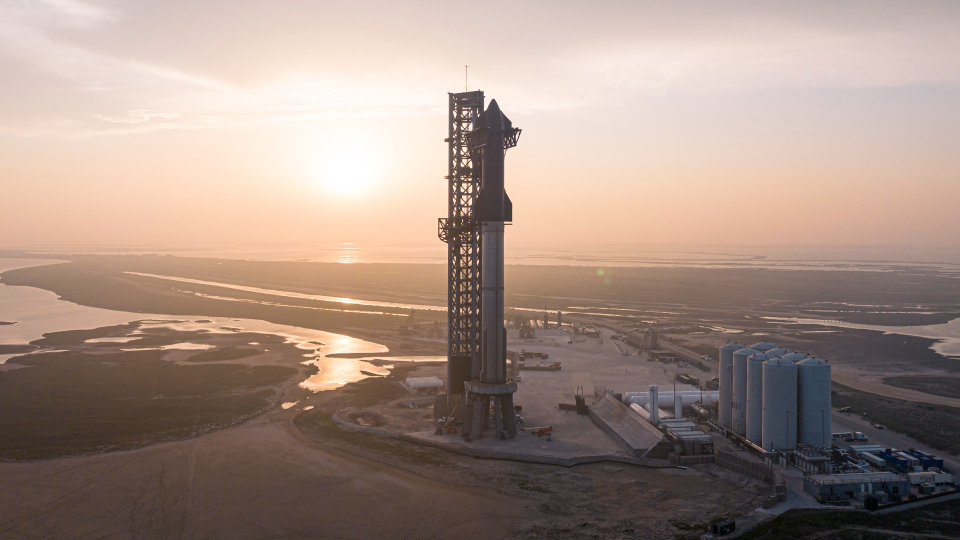
%> input picture starship super heavy.jpg, 1920 x 1080 px (shown at 1/2 size)
$ octave fourier_check.m   (GNU Octave 9; MATLAB toolbox functions it lacks are replaced by stand-ins)
%> lines starting %> are read from the running program, lines starting %| are printed output that depends on the picture
% Read the image
originalImage = imread('D:\Amrita Class\Sem2\MFC 2 - Neethu Mohan\Project\starship super heavy.jpg');
%> originalImage is the input picture: size 1080x1920x3 uint8; mean R, G, B 163.7, 143.2, 132.7

% Convert the image to grayscale if needed
grayImage = rgb2gray(originalImage);
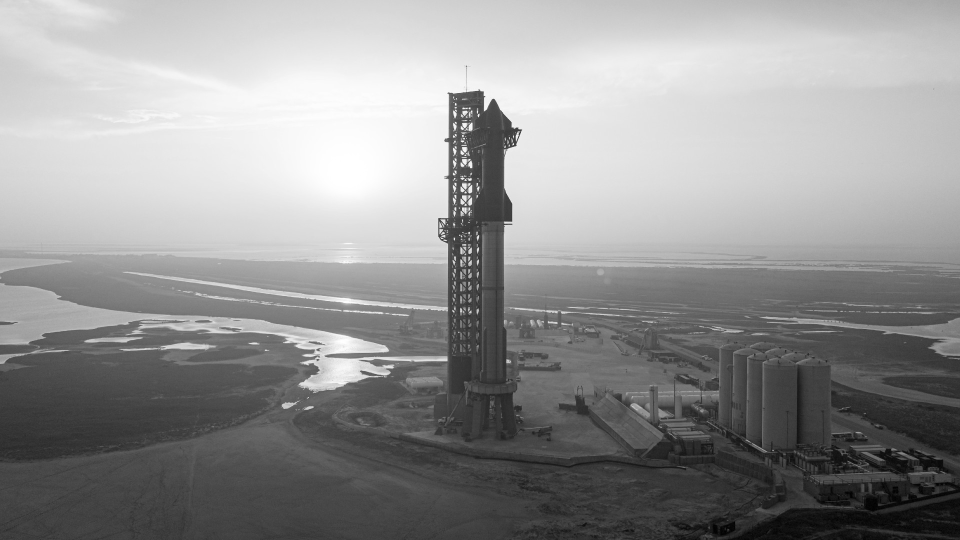
%> grayImage: size 1080x1920 uint8 (shown at 1/2 size); min 0, max 255, mean 148.1

% Perform Fourier transform
fourierImage = fft2(double(grayImage));

% Display the magnitude spectrum of the Fourier transform
magnitudeSpectrum = abs(fourierImage);
logMagnitudeSpectrum = log(1 + magnitudeSpectrum);
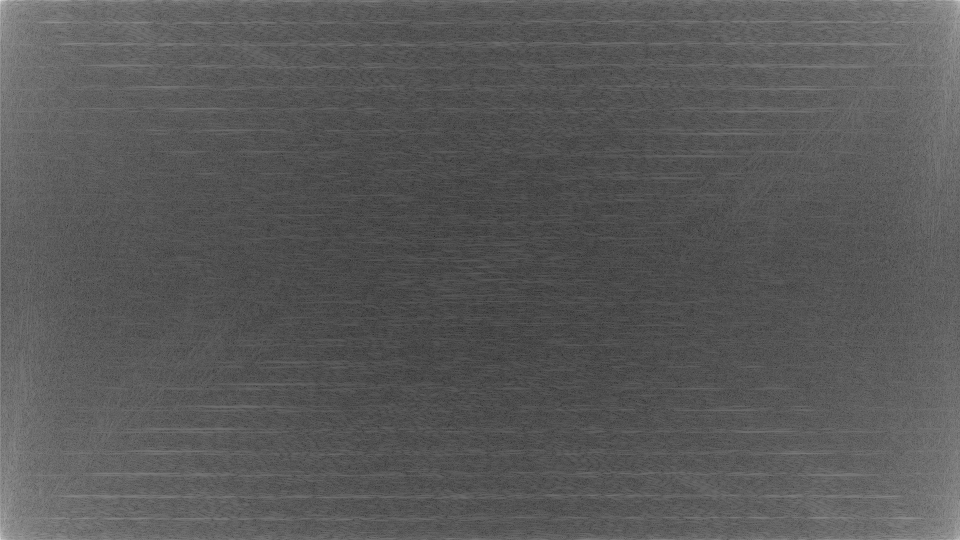
%> logMagnitudeSpectrum: size 1080x1920 double (shown at 1/2 size); min 2.32, max 19.54, mean 8.37; drawn with min black and max white
imshow(logMagnitudeSpectrum, []);

% Perform inverse Fourier transform to reconstruct the image
reconstructedImage = ifft2(fourierImage);
reconstructedImage = uint8(abs(reconstructedImage));

% Display the original image and the reconstructed image
subplot(1, 2, 1);
imshow(grayImage);
title('Original Image');

subplot(1, 2, 2);
imshow(reconstructedImage);
title('Reconstructed Image');

% Calculate compression ratio
originalSize = numel(grayImage);
%> originalSize = 2073600
compressedSize = numel(fourierImage);
%> compressedSize = 2073600
compressionRatio = originalSize / compressedSize;
%> compressionRatio = 1
disp(['Compression Ratio: ', num2str(compressionRatio)]);
%| Compression Ratio: 1

%%
% Read and display the original image
originalImage = imread('D:\Amrita Class\Sem2\MFC 2 - Neethu Mohan\Project\starship super heavy.jpg');
imshow(originalImage);
title('Original Image');

% Perform Fourier transform
fourierImage = fft2(rgb2gray(originalImage));

% Perform inverse Fourier transform to reconstruct the image
reconstructedImage = ifft2(fourierImage);
reconstructedImage = uint8(abs(reconstructedImage));

% Display the reconstructed image
figure;
imshow(reconstructedImage);
title('Reconstructed Image');

% Calculate compression ratio
originalSize = numel(originalImage);
%> originalSize = 6220800
compressedSize = numel(fourierImage);
compressionRatio = originalSize / compressedSize;
%> compressionRatio = 3
disp(['Compression Ratio: ', num2str(compressionRatio)]);
%| Compression Ratio: 3

%%
%50compress
% Read and display the original image
originalImage = imread("D:\Amrita Class\Sem2\MFC 2 - Neethu Mohan\Project\starship super heavy.jpg");
imshow(originalImage);
title('Original Image');

% Perform Fourier transform
fourierImage = fft2(rgb2gray(originalImage));

% Define the compression ratio you want (e.g., 0.5 for 50% compression)
compressionRatio = 0.5;

% Calculate the number of coefficients to keep based on compression ratio
totalCoefficients = numel(fourierImage);
%> totalCoefficients = 2073600
coefficientsToKeep = round(compressionRatio * totalCoefficients);
%> coefficientsToKeep = 1036800

% Sort the Fourier coefficients by magnitude and keep only the top coefficients
sortedCoefficients = sort(abs(fourierImage(:)), 'descend');
thresholdValue = sortedCoefficients(coefficientsToKeep);
%> thresholdValue = 4051.9
truncatedFourierImage = fourierImage .* (abs(fourierImage) >= thresholdValue);

% Perform inverse Fourier transform to reconstruct the image
reconstructedImage = ifft2(truncatedFourierImage);
reconstructedImage = uint8(abs(reconstructedImage));
%> reconstructedImage: size 1080x1920 uint8

% Display the reconstructed image
figure;
imshow(reconstructedImage);
title('Reconstructed Image');

% Calculate the actual compression ratio achieved
actualCoefficients = nnz(abs(truncatedFourierImage));
%> actualCoefficients = 1036801
actualCompressionRatio = actualCoefficients / totalCoefficients;
%> actualCompressionRatio = 0.5
disp(['Actual Compression Ratio: ', num2str(actualCompressionRatio)]);
%| Actual Compression Ratio: 0.5

%%

%enhance
% Read and display the original image
originalImage = imread("D:\Amrita Class\Sem2\MFC 2 - Neethu Mohan\Project\starship super heavy.jpg");
imshow(originalImage);
title('Original Image');

% Convert the image to grayscale if needed
grayImage = rgb2gray(originalImage);

% Perform Fourier transform
fourierImage = fft2(double(grayImage));

% Create and apply a high-pass filter in the frequency domain
highPassFilter = fspecial('laplacian', 0.5);
%> (the run ends here)
